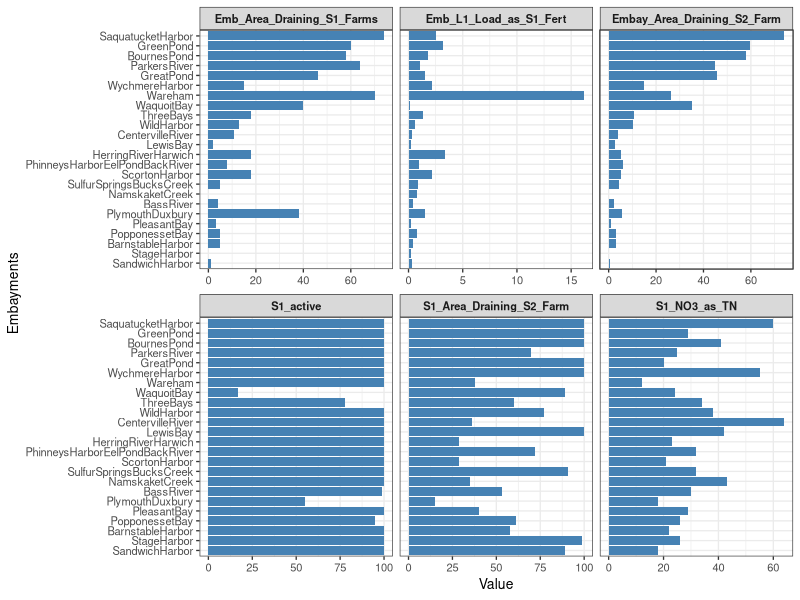
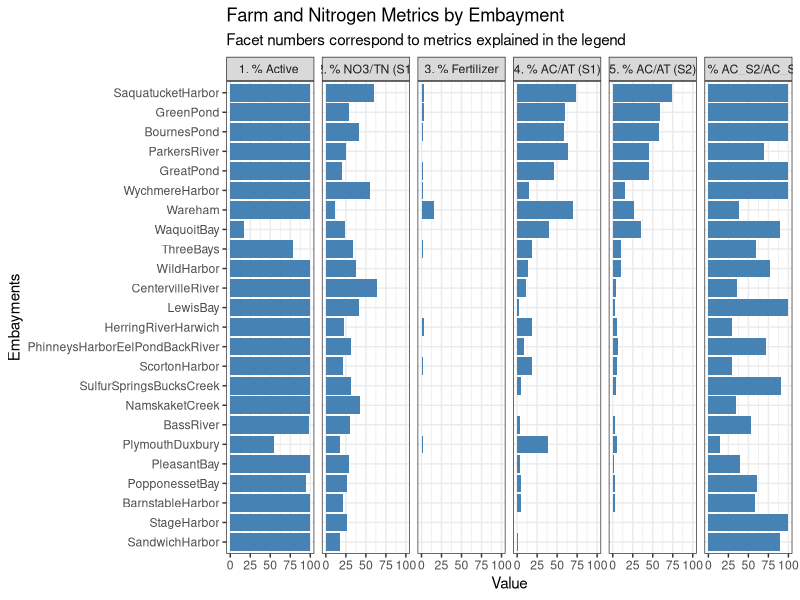

These charts were generated, in order, by the following R code:
library(tidyverse)

# Your data as a dataframe
df <- read.table(header = TRUE, text = "
embFID EMBAY_NAME S1_active S1_NO3_as_TN Emb_L1_Load_as_S1_Fert Emb_Area_Draining_S1_Farms Embay_Area_Draining_S2_Farm S1_Area_Draining_S2_Farm
28	PlymouthDuxbury	55	18	1.5	38	5.7	15
50	Wareham	100	12	16.2	70	26.3	38
2	BarnstableHarbor	100	22	0.4	5	3.1	58
27	PleasantBay	100	29	0.2	3	1.1	40
49	WaquoitBay	17	24	0.1	40	35.1	89
31	PopponessetBay	95	26	0.8	5	3.3	61
48	ThreeBays	78	34	1.3	18	10.6	60
3	BassRiver	99	30	0.4	4	2.3	53
15	HerringRiverHarwich	100	23	3.4	18	5.3	29
16	LewisBay	100	42	0.2	2	2.5	100
10	GreatPond	100	20	1.5	46	45.9	100
42	ScortonHarbor	100	21	2.2	18	5.3	29
7	CentervilleRiver	100	64	0.3	11	4.1	36
40	SandwichHarbor	100	18	0.3	1	0.6	89
26	PhinneysHarborEelPondBackRiver	100	32	1.0	8	6.1	72
25	ParkersRiver	100	25	1.1	64	44.8	70
44	StageHarbor	100	26	0.2	0	0.1	99
53	WildHarbor	100	38	0.6	13	10.2	77
41	SaquatucketHarbor	100	60	2.5	74	74.1	100
12	GreenPond	100	29	3.2	60	59.6	100
21	NamskaketCreek	100	43	0.8	0	0.1	35
5	BournesPond	100	41	1.8	58	57.8	100
45	SulfurSpringsBucksCreek	100	32	0.9	5	4.2	91
54	WychmereHarbor	100	55	2.2	15	15.1	100
")

# Pivot to long format
df_long <- df %>%
  pivot_longer(cols = -c(embFID, EMBAY_NAME),
               names_to = "Variable", values_to = "Value")

# Plot: Horizontal bars faceted by variable
ggplot(df_long, aes(x = Value, y = fct_reorder(EMBAY_NAME, Value))) +
  geom_col(fill = "steelblue") +
  facet_wrap(~Variable, scales = "free_x") +
  labs(x = "Value", y = "Embayments") +
  theme_bw(base_size = 10) +
  theme(strip.text = element_text(face = "bold"))


# Define label mapping
var_labels <- tibble(
  Variable = c(
    "S1_active", "S1_NO3_as_TN", "Emb_L1_Load_as_S1_Fert",
    "Emb_Area_Draining_S1_Farms", "Embay_Area_Draining_S2_Farm",
    "S1_Area_Draining_S2_Farm"
  ),
  Label = c(
    "1. % Active ",
    "2. % NO3/TN (S1)",
    "3. % Fertilizer",
    "4. % AC/AT (S1)",
    "5. % AC/AT (S2)",
    "6. % AC_S2/AC_S1"
  )
)

# Pivot and join labels
df_long <- df %>%
  pivot_longer(cols = -c(embFID, EMBAY_NAME),
               names_to = "Variable", values_to = "Value") %>%
  left_join(var_labels, by = "Variable")

# Plot with numbered facet labels
ggplot(df_long, aes(x = Value, y = fct_reorder(EMBAY_NAME, Value))) +
  geom_col(fill = "steelblue") +
  facet_wrap(~Label,nrow=1) +
  labs(
    x = "Value",
    y = "Embayments",
    title = "Farm and Nitrogen Metrics by Embayment",
    subtitle = "Facet numbers correspond to metrics explained in the legend"
  ) +
  theme_bw(base_size = 10) +
  theme(
    strip.text = element_text(face = "bold"),
    plot.title = element_text(face = "bold"),
    plot.subtitle = element_text(size = 9)
  )+
  theme_bw()

